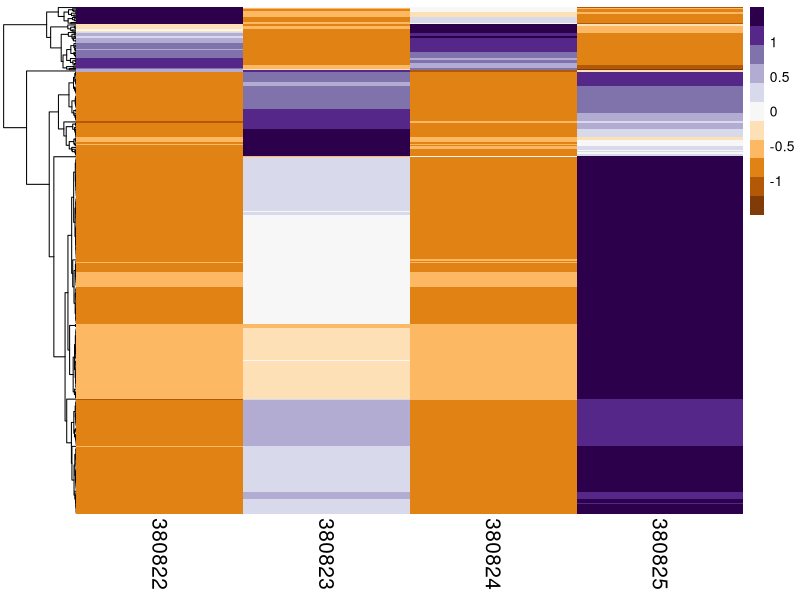
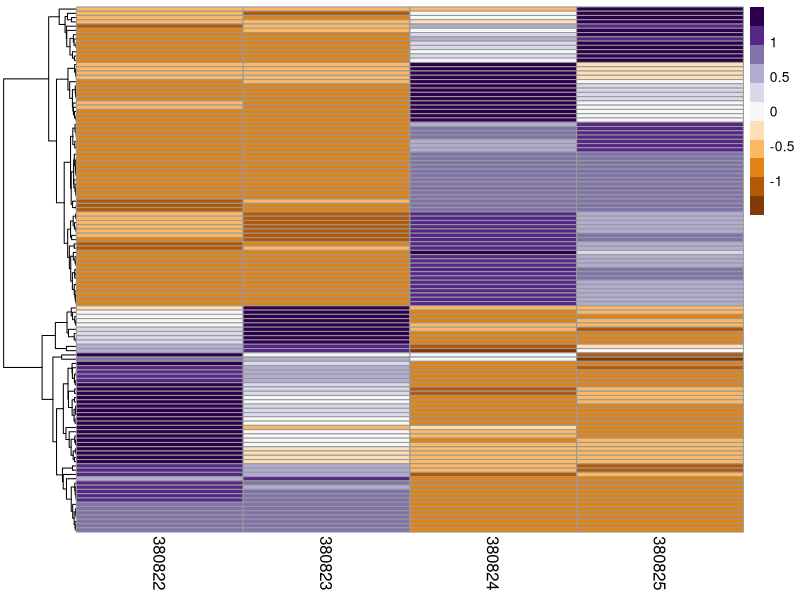
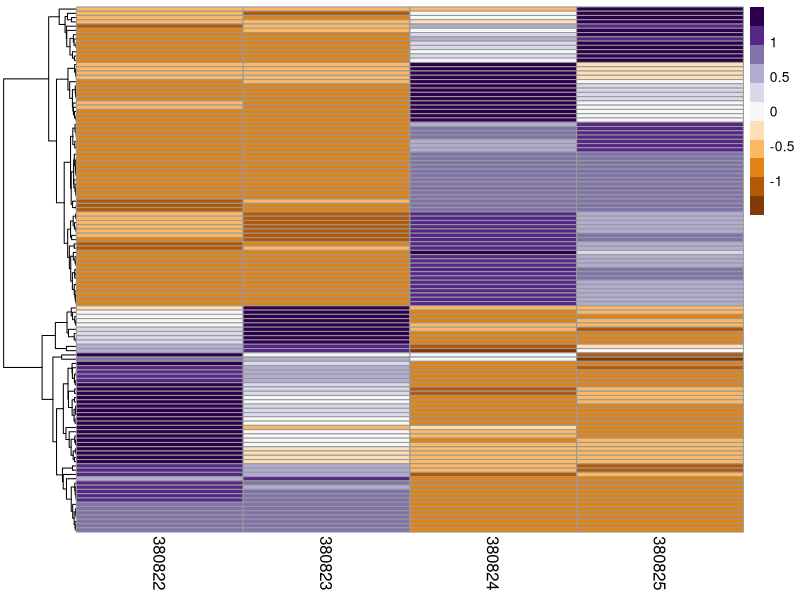
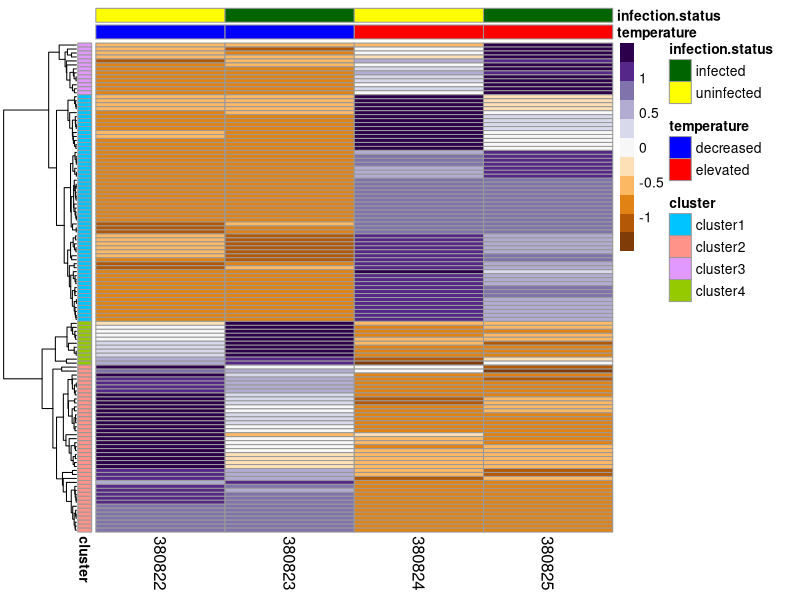
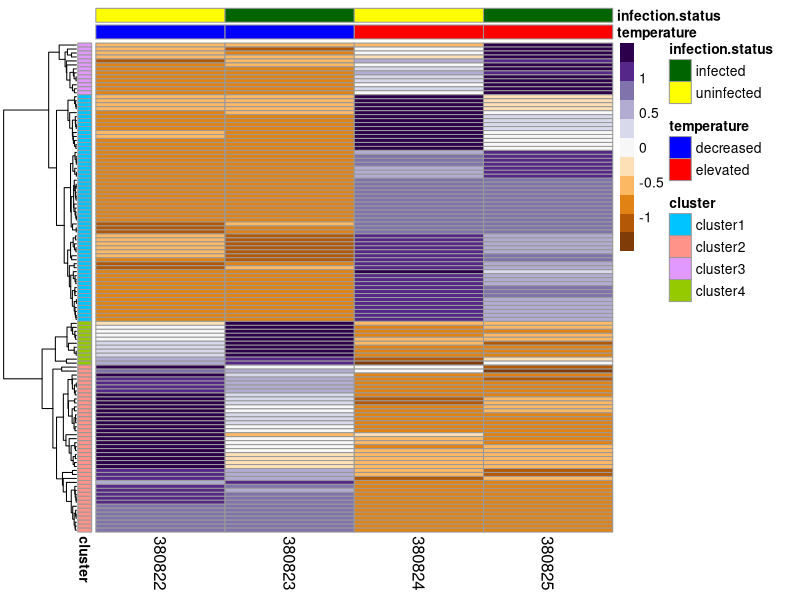

R code for these plots, in order:
## ---- chunk 1
library(tidyverse)
library(pheatmap)
library(RColorBrewer)
library(data.table)
## ---- chunk 2
degs_inftemp <- read.delim("../analyses/DESeq2/DEGlist-inf-temp-counts.tab", sep = '\t')
head(degs_inftemp)
## ---- chunk 3
degs_contrast.temp <- read.delim("../analyses/DESeq2/DEGlist-contrast-temp-counts.tab", sep = '\t')
head(degs_contrast.temp)
## ---- chunk 4
heatmapPurpleOrange <- RColorBrewer::brewer.pal(11, "PuOr")
## ---- chunk 5
rownames(degs_inftemp) <- degs_inftemp$Trinity_ID #set Trinity IDs as rownames
inftemp.heatmap <- degs_inftemp[,-1] #remove redundant column
head(inftemp.heatmap)
## ---- chunk 6
inftemp.heatmap <- select(inftemp.heatmap, "X380822_cold_uninfected", "X380823_cold_infected", "X380824_warm_uninfected", "X380825_warm_infected")
head(inftemp.heatmap)
## ---- chunk 7
colnames(inftemp.heatmap) <- c("380822", "380823", "380824", "380825")
head(inftemp.heatmap)
## ---- chunk 8
noz_inftemp.heatmap <- inftemp.heatmap[rowSums(inftemp.heatmap[, -1] >0) !=0, ]
head(noz_inftemp.heatmap)
## ---- chunk 9
pheatmap(noz_inftemp.heatmap, scale = "row", cluster_row = TRUE, cluster_cols = FALSE, clustering_distance_rows = "euclidean", clustering_method = "average", show_rownames = FALSE, show_colnames = TRUE, treeheight_col = 80, legend = TRUE, color = heatmapPurpleOrange, fontsize_col = 15, fontsize_row = 12)
## ---- chunk 10
rownames(degs_contrast.temp) <- degs_contrast.temp$Trinity_ID #set Trinity IDs as rownames
contrasttemp.heatmap <- degs_contrast.temp[,-1] #remove redundant column
head(contrasttemp.heatmap)
## ---- chunk 11
contrasttemp.heatmap <- select(contrasttemp.heatmap, "X380822_cold_uninfected", "X380823_cold_infected", "X380824_warm_uninfected", "X380825_warm_infected")
head(contrasttemp.heatmap)
## ---- chunk 12
colnames(contrasttemp.heatmap) <- c("380822", "380823", "380824", "380825")
head(contrasttemp.heatmap)
## ---- chunk 13
noz_contrasttemp.heatmap <- contrasttemp.heatmap[rowSums(contrasttemp.heatmap[, -1] >0) !=0, ]
head(noz_contrasttemp.heatmap)
## ---- chunk 14
pheatmap(noz_contrasttemp.heatmap, scale = "row", cluster_row = TRUE, cluster_cols = FALSE, clustering_distance_rows = "euclidean", clustering_method = "average", show_rownames = FALSE, show_colnames = TRUE, treeheight_col = 80, legend = TRUE, color = heatmapPurpleOrange, fontsize_col = 12, fontsize_row = 12)
## ---- chunk 15
results <- pheatmap(noz_contrasttemp.heatmap, scale = "row", cluster_row = TRUE, cluster_cols = FALSE, clustering_distance_rows = "euclidean", clustering_method = "average", show_rownames = FALSE, show_colnames = TRUE, treeheight_col = 80, legend = TRUE, color = heatmapPurpleOrange, fontsize_col = 12, fontsize_row = 12)
## ---- chunk 16
inftemp.clust <- cbind(noz_contrasttemp.heatmap,
                   cluster = cutree(results$tree_row,
                                     k = 4))
head(inftemp.clust)
## ---- chunk 17
clusters <- select(inftemp.clust, "cluster")
head(clusters)
## ---- chunk 18
clusters <- data.frame(cluster = ifelse(clusters == 1, "cluster1", ifelse(clusters == 2, "cluster2", ifelse(clusters == 3, "cluster3", "cluster4"))))
head(clusters)
## ---- chunk 19
sample_col <- data.frame(temperature = c("decreased", "decreased", "elevated", "elevated"))
row.names(sample_col) <-colnames(noz_contrasttemp.heatmap)
sample_col
## ---- chunk 20
sample_col$infection.status <- c("uninfected", "infected", "uninfected", "infected")
sample_col
## ---- chunk 21
my_colors <- list(
  temperature = c(decreased = "blue", elevated = "red"),
  infection.status = c(infected = "darkgreen", uninfected = "yellow")
)
## ---- chunk 22
pheatmap(noz_contrasttemp.heatmap, scale = "row", cluster_row = TRUE, cluster_cols = FALSE, clustering_distance_rows = "euclidean", clustering_method = "average", annotation_colors = my_colors, annotation_row = clusters, annotation_col = sample_col, show_rownames = FALSE, show_colnames = TRUE, treeheight_col = 80, legend = TRUE, color = heatmapPurpleOrange, fontsize_col = 12, fontsize_row = 12)
## ---- chunk 23
pdf("../analyses/pheatmap/tempinfluenced-infectionDEGs-heatmap.pdf", width = 11, height = 8.5)
pheatmap(noz_contrasttemp.heatmap, scale = "row", cluster_row = TRUE, cluster_cols = FALSE, clustering_distance_rows = "euclidean", clustering_method = "average", annotation_colors = my_colors, annotation_row = clusters, annotation_col = sample_col, show_rownames = FALSE, show_colnames = TRUE, treeheight_col = 80, legend = TRUE, color = heatmapPurpleOrange, fontsize_col = 12, fontsize_row = 12)
dev.off()
